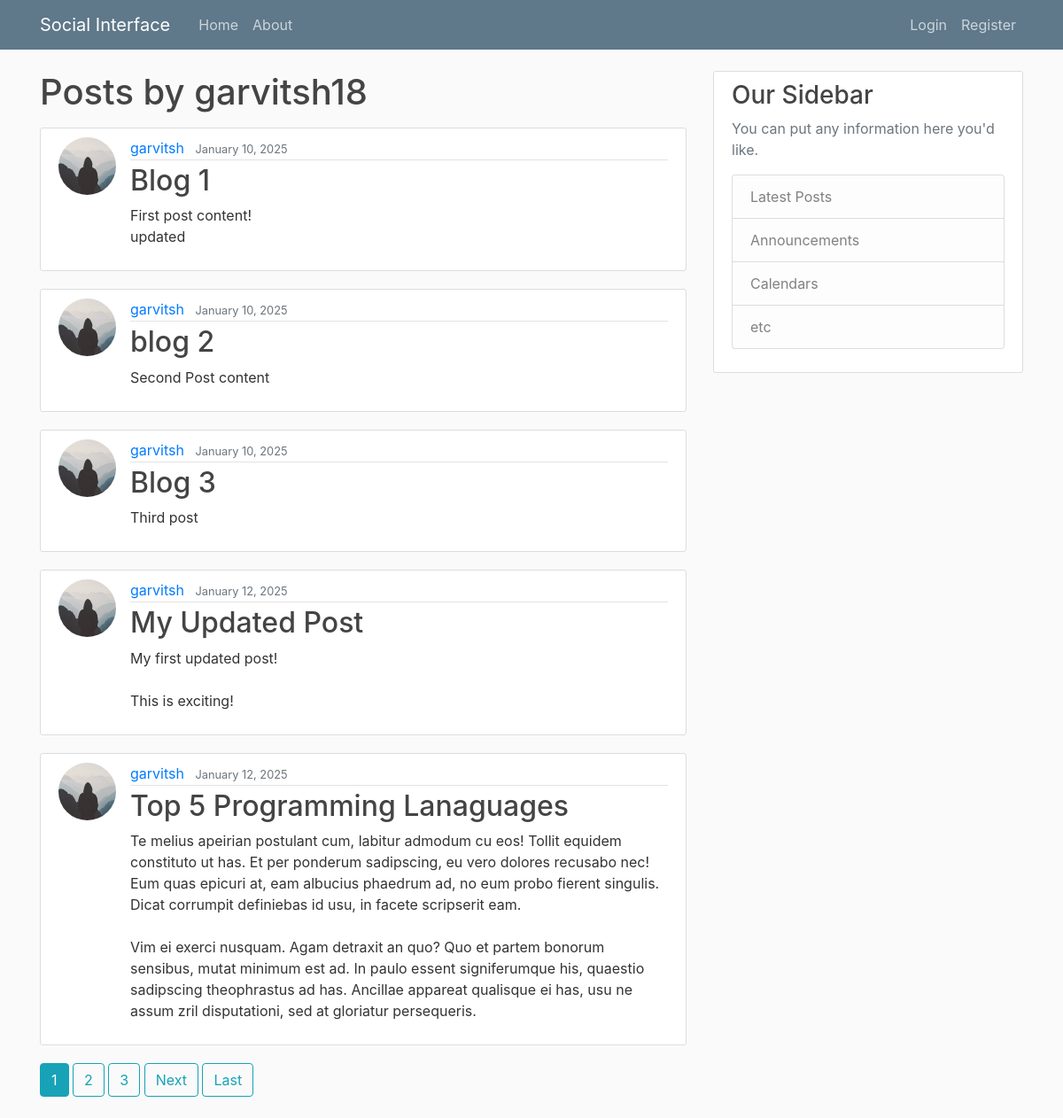
/user/garvitsh, run on the app's committed database.
### blog/models.py (models this page shows, shortened)
class Post(models.Model):
    title=models.CharField(max_length=100)
    content=models.TextField()
    date_posted=models.DateTimeField(default=timezone.now)
    author=models.ForeignKey(User,on_delete=models.CASCADE)

### users/models.py (models this page shows, shortened)
class Profile(models.Model):
    user=models.OneToOneField(User,on_delete=models.CASCADE)
    image=models.ImageField(default='default.jpg',upload_to='profile_pics')

### blog/views.py (the view)
# urls.py: path('user/<str:username>',UserPostListView.as_view(),name='user-post'),
class UserPostListView(ListView):
    model=Post
    template_name='blog/user_posts.html'
    context_object_name='posts'
    paginate_by=5
    def get_queryset(self):
        user=get_object_or_404(User,username=self.kwargs.get('username'))
        return Post.objects.filter(author=user).order_by('date_posted')

### blog/templates/blog/user_posts.html (shortened to what this page needs)
{% extends "blog/base.html" %}
{% block content %}
<h1 class="mb-3">Posts by {{view.kwargs.username}}{{page_obj.paginator.count}}</h1>
{% for post in posts  %}
<article class="media content-section">
  <img  class="rounded-circle article-img" src="{{post.author.profile.image.url}}" alt="">
    <div class="media-body">
      <div class="article-metadata">
        <a class="mr-2" href={% url "user-post"  post.author.username%}>{{ post.author }}</a>
        <small class="text-muted">{{ post.date_posted|date:"F d, Y" }}</small>
      </div>
      <h2><a class="article-title" href={% url "post-detail" post.id %}>{{ post.title }}</a></h2>
      <p class="article-content">{{ post.content }}</p>
    </div>
  </article>
{% endfor %}
{% if is_paginated %}
{% for num in page_obj.paginator.page_range %}
  {% if page_obj.number == num %}
    <a class="btn btn-info mb-4" href="?page={{ num }}">{{ num }}</a>
  {% elif num > page_obj.number|add:'-3' and num < page_obj.number|add:'3' %}
    <a class="btn btn-outline-info mb-4" href="?page={{ num }}">{{ num }}</a>
  {% endif %}
{% endfor %}
{% if page_obj.has_next %}
  <a class="btn btn-outline-info mb-4" href="?page={{ page_obj.next_page_number }}">Next</a>
  <a class="btn btn-outline-info mb-4" href="?page={{ page_obj.paginator.num_pages }}">Last</a>
{% endif %}
{% endif %}
{% endblock content %}

### blog/templates/blog/base.html (shortened to what this page needs)
{% load static %}
<!DOCTYPE html>
<html lang="en">
<head>
    <link rel="stylesheet" href="https://cdn.jsdelivr.net/npm/bootstrap@4.4.1/dist/css/bootstrap.min.css">
    <link rel="stylesheet" type="text/css" href="{% static "blog/main.css" %}" >
</head>
<body>
    <header class="site-header">
        <nav class="navbar navbar-expand-md navbar-dark bg-steel fixed-top">
          <div class="container">
            <a class="navbar-brand mr-4" href="{% url 'blog-home' %}">Social Interface</a>
            <div class="collapse navbar-collapse" id="navbarToggle">
              <div class="navbar-nav mr-auto">
                <a class="nav-item nav-link" href="{% url 'blog-home' %}">Home</a>
                <a class="nav-item nav-link" href="{% url 'blog-about' %}">About</a>
              </div>
              <div class="navbar-nav">
                {% if user.is_authenticated %}
                <a class="nav-item nav-link" href={% url "profile" %}>Profile</a>
                <a class="nav-item nav-link" href={% url "post-create" %}>New Post</a>
                 <form method="post" action="{% url 'logout' %}" style="display:inline;">
                  {% csrf_token %}
                  <button type="submit" class="nav-item nav-link btn btn-link">Log Out</button>
                  {% else %}
                 <a class="nav-item nav-link" href={% url "login" %}>Login</a>
                <a class="nav-item nav-link" href={% url "register" %}>Register</a>
                  {% endif %}
              </div>
            </div>
          </div>
        </nav>
      </header>
      <main role="main" class="container">
        <div class="row">
          <div class="col-md-8">
            {% block content %}{% endblock %}
          </div>
          <div class="col-md-4">
            <div class="content-section">
              <h3>Our Sidebar</h3>
              <p class='text-muted'>You can put any information here you'd like.
                <ul class="list-group">
                  <li class="list-group-item list-group-item-light">Latest Posts</li>
                  <li class="list-group-item list-group-item-light">Announcements</li>
                  <li class="list-group-item list-group-item-light">Calendars</li>
                  <li class="list-group-item list-group-item-light">etc</li>
                </ul>
              </p>
            </div>
          </div>
        </div>
      </main>
</body>
</html>

### blog/static/blog/main.css (style rules this page uses)
body { background: #fafafa; color: #333333; margin-top: 5rem; }
h1, h2, h3, h4, h5, h6 { color: #444444; }
ul { margin: 0; }
.bg-steel { background-color: #5f788a; }
.site-header .navbar-nav .nav-link { color: #cbd5db; }
.content-section { background: #ffffff; padding: 10px 20px; border: 1px solid #dddddd; border-radius: 3px; margin-bottom: 20px; }
.article-title { color: #444444; }
.article-content { white-space: pre-line; }
.article-img { height: 65px; width: 65px; margin-right: 16px; }
.article-metadata { padding-bottom: 1px; margin-bottom: 4px; border-bottom: 1px solid #e3e3e3 }

### data on the page
Post: author.profile.image (placeholder picture), author "garvitsh", date_posted "January 10, 2025", title "Blog 1", content "First post content! updated"
Post: author.profile.image (placeholder picture), author "garvitsh", date_posted "January 10, 2025", title "blog 2", content "Second Post content"
Post: author.profile.image (placeholder picture), author "garvitsh", date_posted "January 10, 2025", title "Blog 3", content "Third post"
Post: author.profile.image (placeholder picture), author "garvitsh", date_posted "January 12, 2025", title "My Updated Post", content "My first updated post! This is exciting!"
Post: author.profile.image (placeholder picture), author "garvitsh", date_posted "January 12, 2025", title "Top 5 Programming Lanaguages", content "Te melius apeirian postulant cum, labitur admodum cu eos! Tollit equidem constituto ut has. Et per ponderum sadipscing, eu vero dolores recusabo nec! Eum quas epicuri at, eam albucius phaedrum ad, no eum probo fierent singulis. Dicat corrumpit definiebas id usu, in facete scripserit eam. Vim ei exerci nusquam. Agam detraxit an quo? Quo et partem bonorum sensibus, mutat minimum est ad. In paulo essent signiferumque his, quaestio sadipscing theophrastus ad has. Ancillae appareat qualisque ei has, usu ne assum zril disputationi, sed at gloriatur persequeris."

### other printed values
{{ view.kwargs.username }} "garvitsh"
{{ page_obj.paginator.count }} "18"
{{ num }} "1"
{{ num }} "2" "3"
